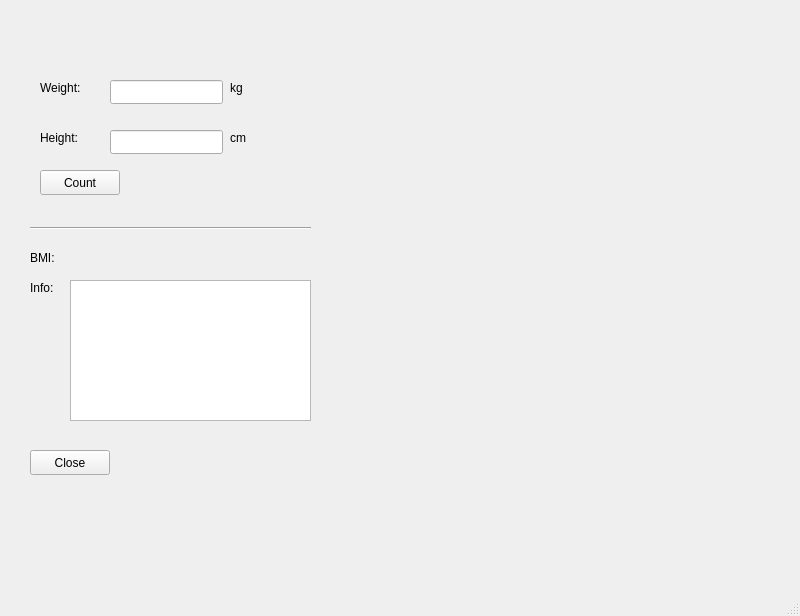
<?xml version="1.0" encoding="UTF-8"?>
<ui version="4.0">
 <class>MainWindow</class>
 <widget class="QMainWindow" name="MainWindow">
  <property name="geometry">
   <rect>
    <x>0</x>
    <y>0</y>
    <width>800</width>
    <height>616</height>
   </rect>
  </property>
  <property name="windowTitle">
   <string>MainWindow</string>
  </property>
  <widget class="QWidget" name="centralwidget">
   <widget class="QLabel" name="label">
    <property name="geometry">
     <rect>
      <x>40</x>
      <y>80</y>
      <width>55</width>
      <height>16</height>
     </rect>
    </property>
    <property name="text">
     <string>Weight:</string>
    </property>
   </widget>
   <widget class="QLabel" name="label_2">
    <property name="geometry">
     <rect>
      <x>40</x>
      <y>130</y>
      <width>55</width>
      <height>16</height>
     </rect>
    </property>
    <property name="text">
     <string>Height:</string>
    </property>
   </widget>
   <widget class="QLineEdit" name="weightLineEdit">
    <property name="geometry">
     <rect>
      <x>110</x>
      <y>80</y>
      <width>113</width>
      <height>24</height>
     </rect>
    </property>
   </widget>
   <widget class="QLineEdit" name="heightLineEdit">
    <property name="geometry">
     <rect>
      <x>110</x>
      <y>130</y>
      <width>113</width>
      <height>24</height>
     </rect>
    </property>
   </widget>
   <widget class="QLabel" name="label_3">
    <property name="geometry">
     <rect>
      <x>230</x>
      <y>80</y>
      <width>55</width>
      <height>16</height>
     </rect>
    </property>
    <property name="text">
     <string>kg</string>
    </property>
   </widget>
   <widget class="QLabel" name="label_4">
    <property name="geometry">
     <rect>
      <x>230</x>
      <y>130</y>
      <width>55</width>
      <height>16</height>
     </rect>
    </property>
    <property name="text">
     <string>cm</string>
    </property>
   </widget>
   <widget class="QPushButton" name="countButton">
    <property name="geometry">
     <rect>
      <x>40</x>
      <y>170</y>
      <width>80</width>
      <height>25</height>
     </rect>
    </property>
    <property name="text">
     <string>Count</string>
    </property>
   </widget>
   <widget class="Line" name="line">
    <property name="geometry">
     <rect>
      <x>30</x>
      <y>220</y>
      <width>281</width>
      <height>16</height>
     </rect>
    </property>
    <property name="orientation">
     <enum>Qt::Horizontal</enum>
    </property>
   </widget>
   <widget class="QLabel" name="label_5">
    <property name="geometry">
     <rect>
      <x>30</x>
      <y>250</y>
      <width>55</width>
      <height>16</height>
     </rect>
    </property>
    <property name="text">
     <string>BMI:</string>
    </property>
   </widget>
   <widget class="QLabel" name="label_6">
    <property name="geometry">
     <rect>
      <x>30</x>
      <y>280</y>
      <width>55</width>
      <height>16</height>
     </rect>
    </property>
    <property name="text">
     <string>Info:</string>
    </property>
   </widget>
   <widget class="QTextBrowser" name="infoTextBrowser">
    <property name="geometry">
     <rect>
      <x>70</x>
      <y>280</y>
      <width>241</width>
      <height>141</height>
     </rect>
    </property>
   </widget>
   <widget class="QPushButton" name="closeButton">
    <property name="geometry">
     <rect>
      <x>30</x>
      <y>450</y>
      <width>80</width>
      <height>25</height>
     </rect>
    </property>
    <property name="text">
     <string>Close</string>
    </property>
   </widget>
   <widget class="QLabel" name="resultLabel">
    <property name="geometry">
     <rect>
      <x>90</x>
      <y>250</y>
      <width>221</width>
      <height>16</height>
     </rect>
    </property>
    <property name="text">
     <string/>
    </property>
   </widget>
  </widget>
  <widget class="QMenuBar" name="menubar">
   <property name="geometry">
    <rect>
     <x>0</x>
     <y>0</y>
     <width>800</width>
     <height>25</height>
    </rect>
   </property>
  </widget>
  <widget class="QStatusBar" name="statusbar"/>
 </widget>
 <resources/>
 <connections/>
</ui>
